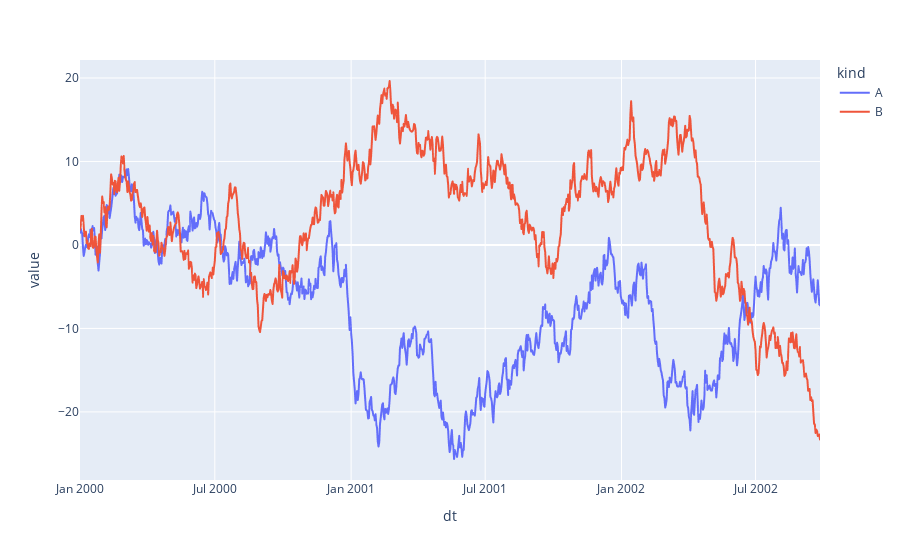

Here is the notebook cell this chart was saved with:
### Code cell
fig = px.line(ts.loc[ts['kind'].isin(['A','B'])], x="dt", y="value", color='kind')
fig.show()

### Figure 1 — Plotly figure (JSON) as saved in the notebook; plotly's stock layout.template omitted (floating-point values rounded to 4 significant figures; data arrays with more than 128 entries replaced by an {"elided": "..."} marker saying what was removed)
{"data": [{"hovertemplate": "kind=A<br>dt=%{x}<br>value=%{y}<extra></extra>", "legendgroup": "A", "line": {"color": "#636efa", "dash": "solid"}, "marker": {"symbol": "circle"}, "mode": "lines", "name": "A", "showlegend": true, "type": "scattergl", "x": {"elided": "1000 str values"}, "xaxis": "x", "y": {"elided": "1000 float values"}, "yaxis": "y"}, {"hovertemplate": "kind=B<br>dt=%{x}<br>value=%{y}<extra></extra>", "legendgroup": "B", "line": {"color": "#EF553B", "dash": "solid"}, "marker": {"symbol": "circle"}, "mode": "lines", "name": "B", "showlegend": true, "type": "scattergl", "x": {"elided": "1000 str values"}, "xaxis": "x", "y": {"elided": "1000 float values"}, "yaxis": "y"}], "layout": {"autosize": true, "legend": {"title": {"text": "kind"}, "tracegroupgap": 0}, "margin": {"t": 60}, "xaxis": {"anchor": "y", "autorange": true, "domain": [0, 1], "range": ["2000-01-01", "2002-09-26"], "title": {"text": "dt"}, "type": "date"}, "yaxis": {"anchor": "x", "autorange": true, "domain": [0, 1], "range": [-28.16, 22.15], "title": {"text": "value"}, "type": "linear"}}}
